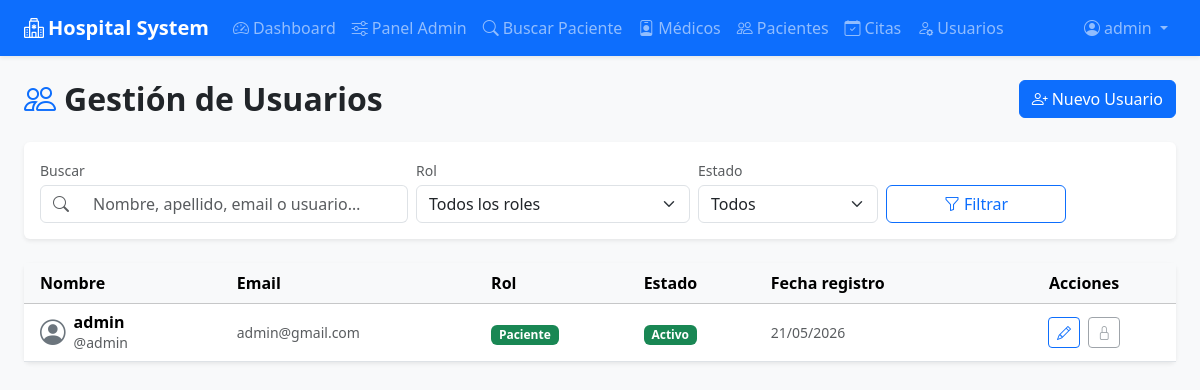
The app's page /users/ (signed in), older data.
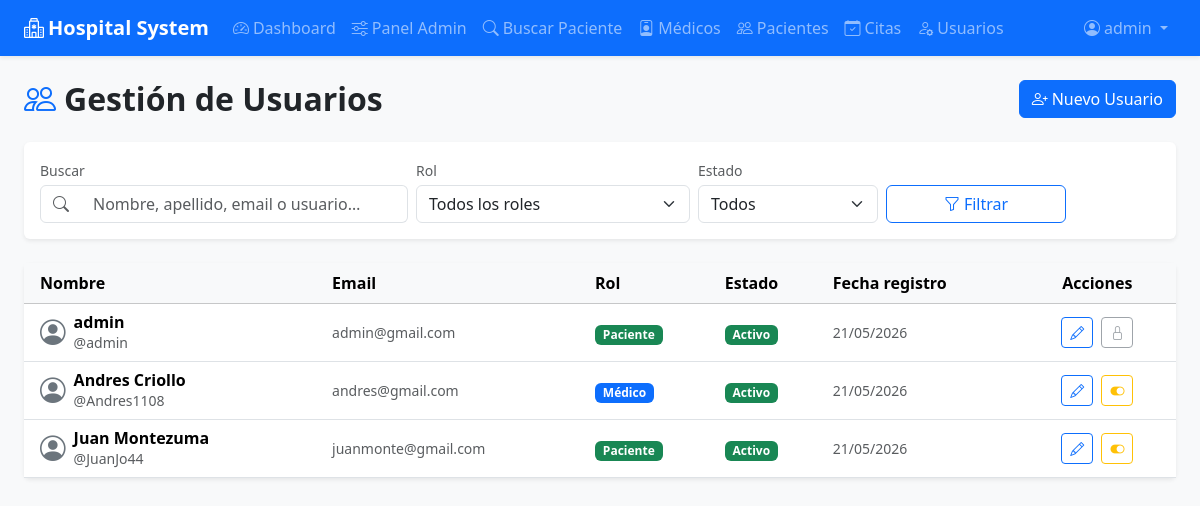
The same page, newer data.
### users/models.py (models this page shows, shortened)
class CustomUser(AbstractUser):
    ADMIN = 'ADMIN'
    MEDICO = 'MEDICO'
    PACIENTE = 'PACIENTE'
    ROLE_CHOICES = [
        (ADMIN, 'Administrador'),
        (MEDICO, 'Médico'),
        (PACIENTE, 'Paciente'),
    ]
    role = models.CharField(max_length=10, choices=ROLE_CHOICES, default=PACIENTE)
    phone = models.CharField(max_length=15, blank=True, null=True)
    photo = models.ImageField(upload_to='users/', blank=True, null=True)
    created_at = models.DateTimeField(auto_now_add=True)
    @property
    def is_admin(self):
        return self.role == self.ADMIN or self.is_superuser

### users/views.py (the view, shortened to what this page needs)
# urls.py: path('', UserListView.as_view(), name='user_list'),
class UserListView(AdminRequiredMixin, ListView):
    model = get_user_model()
    template_name = 'users/user_list.html'
    context_object_name = 'users'
    paginate_by = 10
    def get_queryset(self):
        qs = get_user_model().objects.all().order_by('last_name', 'first_name')
        role = self.request.GET.get('role', '').strip()
        is_active = self.request.GET.get('is_active', '').strip()
        q = self.request.GET.get('q', '').strip()
        if role:
            qs = qs.filter(role=role)
        if is_active in ('true', 'false'):
            qs = qs.filter(is_active=(is_active == 'true'))
        return qs
    def get_context_data(self, **kwargs):
        ctx = super().get_context_data(**kwargs)
        ctx['roles'] = get_user_model().ROLE_CHOICES
        ctx['current_filters'] = {
            'role': self.request.GET.get('role', ''),
            'is_active': self.request.GET.get('is_active', ''),
            'q': self.request.GET.get('q', ''),
        }
        params = self.request.GET.copy()
        params.pop('page', None)
        ctx['filter_query_string'] = params.urlencode()
        return ctx

### users/mixins.py (called while the page is built)
    def test_func(self):
        return self.request.user.is_admin

### templates/users/user_list.html (shortened to what this page needs)
{% extends "base.html" %}
{% block content %}
<div class="container-fluid py-4 px-4">
  <div class="d-flex justify-content-between align-items-center mb-4">
    <h2 class="mb-0 fw-semibold">
      <i class="bi bi-people me-2 text-primary"></i>Gestión de Usuarios
    </h2>
    <a href="{% url 'users:register' %}" class="btn btn-primary">
      <i class="bi bi-person-plus me-1"></i>Nuevo Usuario
    </a>
  </div>
  <div class="card border-0 shadow-sm mb-4">
    <div class="card-body py-3">
      <form method="get" class="row g-2 align-items-end">
        <div class="col-md-4">
          <label class="form-label small text-muted mb-1">Buscar</label>
          <div class="input-group">
            <span class="input-group-text bg-white"><i class="bi bi-search text-muted"></i></span>
            <input type="text" name="q" value="{{ current_filters.q }}"
                   class="form-control border-start-0"
                   placeholder="Nombre, apellido, email o usuario…">
          </div>
        </div>
        <div class="col-md-3">
          <label class="form-label small text-muted mb-1">Rol</label>
          <select name="role" class="form-select">
            <option value="">Todos los roles</option>
          </select>
        </div>
        <div class="col-md-2">
          <label class="form-label small text-muted mb-1">Estado</label>
          <select name="is_active" class="form-select">
            <option value="">Todos</option>
          </select>
        </div>
        <div class="col-md-2">
          <button type="submit" class="btn btn-outline-primary w-100">
            <i class="bi bi-funnel me-1"></i>Filtrar
          </button>
        </div>
      </form>
    </div>
  </div>
  <div class="card border-0 shadow-sm">
    <div class="table-responsive">
      <table class="table table-hover align-middle mb-0">
        <thead class="table-light">
          <tr>
            <th class="ps-3">Nombre</th>
            <th>Email</th>
            <th>Rol</th>
            <th>Estado</th>
            <th>Fecha registro</th>
            <th class="text-center pe-3">Acciones</th>
          </tr>
        </thead>
        <tbody>
          {% for u in users %}
          <tr id="row-{{ u.pk }}">
            <td class="ps-3">
              <div class="d-flex align-items-center gap-2">
                {% if u.photo %}
                  <img src="{{ u.photo.url }}"
                       class="rounded-circle flex-shrink-0 object-fit-cover"
                       style="width:34px;height:34px;">
                {% else %}
                  <i class="bi bi-person-circle text-secondary flex-shrink-0" style="font-size:1.6rem;"></i>
                {% endif %}
                <div>
                  <div class="fw-semibold lh-sm">{{ u.get_full_name|default:u.username }}</div>
                  <div class="text-muted small">@{{ u.username }}</div>
                </div>
              </div>
            </td>
            <td class="text-muted small">{{ u.email|default:"—" }}</td>
            <td>
              {% if u.role == 'ADMIN' %}
                <span class="badge bg-danger">{{ u.get_role_display }}</span>
              {% elif u.role == 'MEDICO' %}
                <span class="badge bg-primary">{{ u.get_role_display }}</span>
              {% else %}
                <span class="badge bg-success">{{ u.get_role_display }}</span>
              {% endif %}
            </td>
            <td>
              <span class="badge {% if u.is_active %}bg-success{% else %}bg-secondary{% endif %}"
                    id="badge-active-{{ u.pk }}">
                {% if u.is_active %}Activo{% else %}Inactivo{% endif %}
              </span>
            </td>
            <td class="text-muted small">{{ u.created_at|date:"d/m/Y" }}</td>
            <td class="text-center pe-3">
              <a href="{% url 'users:user_update' u.pk %}"
                 class="btn btn-sm btn-outline-primary"
                 title="Editar usuario">
                <i class="bi bi-pencil"></i>
              </a>
              {% if u.pk != request.user.pk %}
              <button class="btn btn-sm {% if u.is_active %}btn-outline-warning{% else %}btn-outline-success{% endif %} ms-1"
                      id="toggle-btn-{{ u.pk }}"
                      onclick="toggleActive({{ u.pk }}, '{% url 'users:user_toggle' u.pk %}')"
                      title="{% if u.is_active %}Desactivar{% else %}Activar{% endif %}">
                <i class="bi {% if u.is_active %}bi-toggle-on{% else %}bi-toggle-off{% endif %}"></i>
              </button>
              {% else %}
              <button class="btn btn-sm btn-outline-secondary ms-1" disabled title="Esta es tu propia cuenta">
                <i class="bi bi-lock"></i>
              </button>
              {% endif %}
            </td>
          </tr>
          {% endfor %}
        </tbody>
      </table>
    </div>
  </div>
</div>
{% endblock %}

### templates/base.html (shortened to what this page needs)
<!DOCTYPE html>
<html lang="es">
<head>
    <link href="https://cdn.jsdelivr.net/npm/bootstrap@5.3.2/dist/css/bootstrap.min.css" rel="stylesheet">
    <link href="https://cdn.jsdelivr.net/npm/bootstrap-icons@1.11.3/font/bootstrap-icons.css" rel="stylesheet">
</head>
<body class="bg-light">
    {% block navbar %}
    {% if user.is_authenticated %}
    <nav class="navbar navbar-expand-lg navbar-dark bg-primary shadow-sm">
      <div class="container-fluid px-4">
        <a class="navbar-brand fw-bold" href="{% url 'dashboard:home' %}">
          <i class="bi bi-hospital me-1"></i>Hospital System
        </a>
        <div class="collapse navbar-collapse" id="navMain">
          <ul class="navbar-nav me-auto">
            {% if user.is_admin %}
            <li class="nav-item">
              <a class="nav-link{% if request.resolver_match.url_name == 'admin_dashboard' %} active{% endif %}"
                 href="{% url 'dashboard:admin_dashboard' %}">
                <i class="bi bi-speedometer2 me-1"></i>Dashboard
              </a>
            </li>
            <li class="nav-item">
              <a class="nav-link{% if request.resolver_match.url_name == 'admin_panel' %} active{% endif %}"
                 href="{% url 'dashboard:admin_panel' %}">
                <i class="bi bi-sliders me-1"></i>Panel Admin
              </a>
            </li>
            <li class="nav-item">
              <a class="nav-link{% if request.resolver_match.url_name == 'search_pacientes' %} active{% endif %}"
                 href="{% url 'dashboard:search_pacientes' %}">
                <i class="bi bi-search me-1"></i>Buscar Paciente
              </a>
            </li>
            <li class="nav-item">
              <a class="nav-link" href="{% url 'medical:doctor_list' %}">
                <i class="bi bi-person-badge me-1"></i>Médicos
              </a>
            </li>
            <li class="nav-item">
              <a class="nav-link" href="{% url 'medical:patient_list' %}">
                <i class="bi bi-people me-1"></i>Pacientes
              </a>
            </li>
            <li class="nav-item">
              <a class="nav-link" href="{% url 'appointments:cita_list' %}">
                <i class="bi bi-calendar-check me-1"></i>Citas
              </a>
            </li>
            <li class="nav-item">
              <a class="nav-link" href="{% url 'users:user_list' %}">
                <i class="bi bi-person-gear me-1"></i>Usuarios
              </a>
            </li>
            {% endif %}
          </ul>
          <ul class="navbar-nav">
            <li class="nav-item dropdown">
              <a class="nav-link dropdown-toggle" href="#" data-bs-toggle="dropdown">
                <i class="bi bi-person-circle me-1"></i>{{ user.get_full_name|default:user.username }}
              </a>
            </li>
          </ul>
        </div>
      </div>
    </nav>
    {% endif %}
    {% endblock %}
    {% block content %}{% endblock %}
</body>
</html>

Row changes from the older to the newer data that the page shows:
added CustomUser: get_full_name "Andres Criollo", username "Andres1108", email "andres@gmail.com", role "Médico", is_active "Activo", created_at "21/05/2026"
added CustomUser: get_full_name "Juan Montezuma", username "JuanJo44", email "juanmonte@gmail.com", role "Paciente", is_active "Activo", created_at "21/05/2026"
